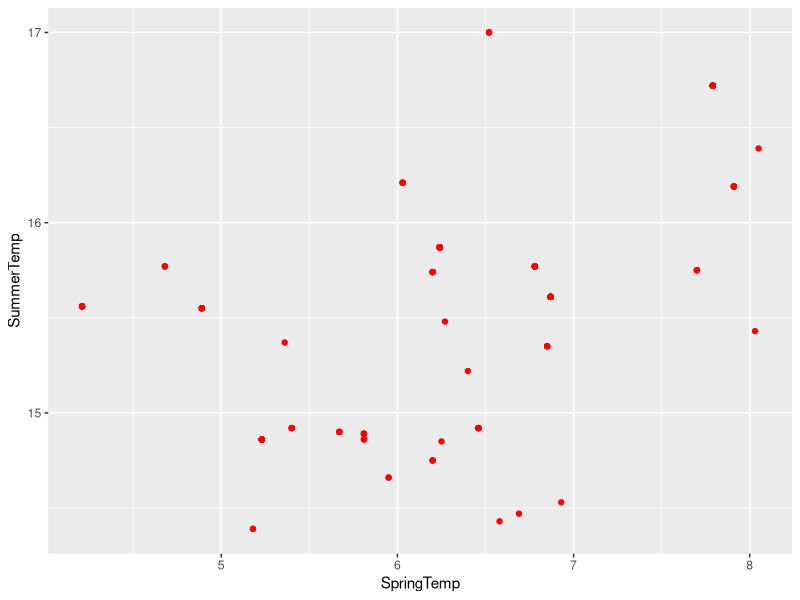

This chart was generated by the following R code:
## ---- chunk 1
install.packages("tidyverse")
## And then load in our package:
library(tidyverse)
## ---- chunk 2
## Our next step will be to make sure we run library tidyverse and then read in our data set. The code should be as follows:
library(tidyverse)
Butterfly_data <- read_csv("Butterfly_data.csv")
view(Butterfly_data)
## ---- chunk 3
calc_butterflytemp_mean <- function(sT, st) {
  temp_mean <- mean(sT * st/2) 
  return(temp_mean)
}

calc_butterflytemp_mean(6.85,15.35)
## ---- chunk 4
library(tidyverse)
library(ggplot2)

bdscatter_plot <- function(data, x, y) {
 ggplot(data, aes({{x}}, {{y}})) +
 geom_point(color = "red")
 }
bdscatter_plot(Butterfly_data, SpringTemp, SummerTemp)
## ---- chunk 5
library(tidyverse)
cels_to_fah <- function(sT) {
 fahrenheit <- ((sT + 32)) * ((9/5))
 return(fahrenheit)
}
cels_to_fah(6.85)
